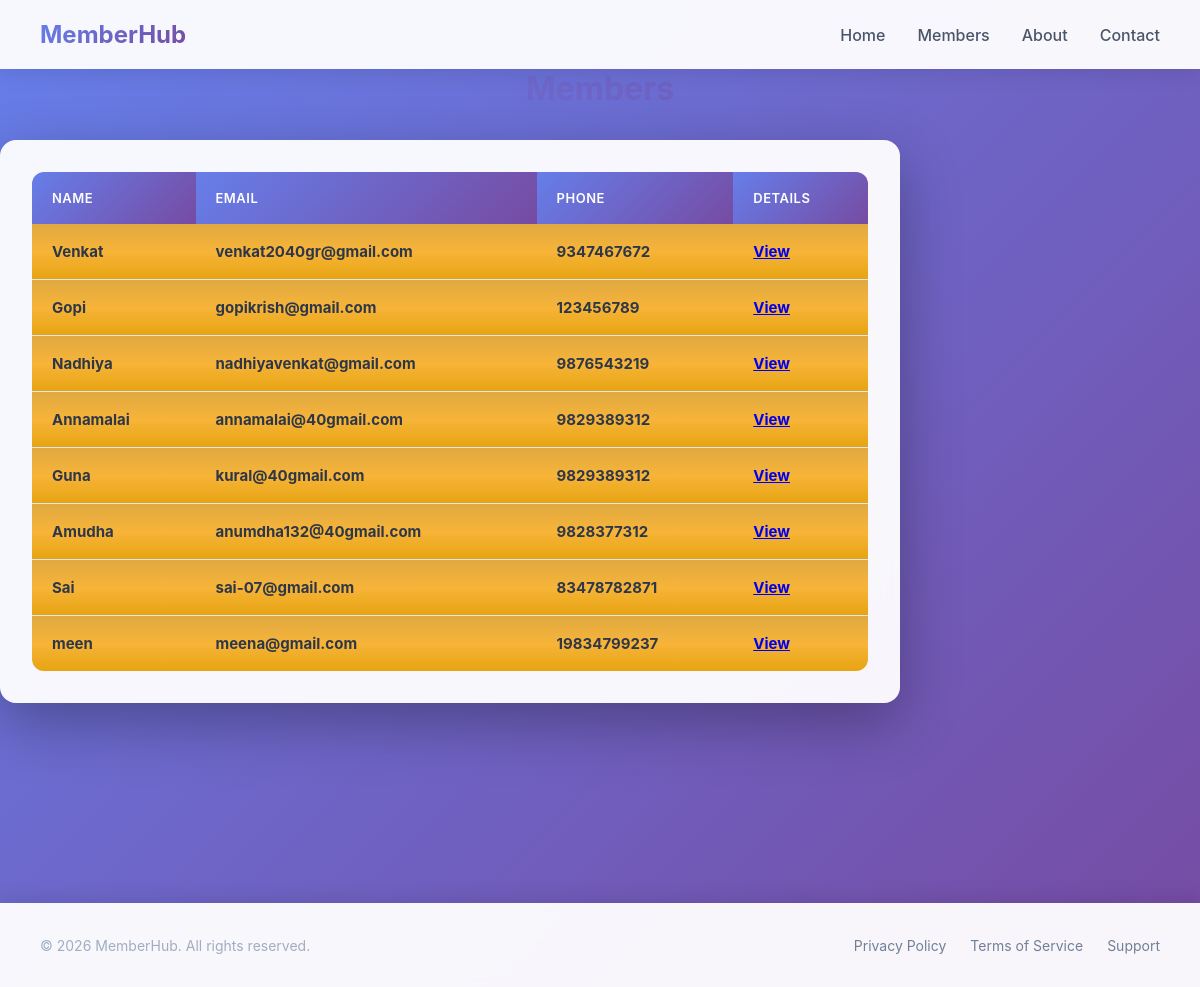
The page /members/ on the database its author committed.
### app/models.py (models this page shows)
class userreg(models.Model):
    name = models.CharField(max_length=100)
    email = models.CharField(max_length=50)
    phone = models.IntegerField()
    slug = models.SlugField(default="", null=False)

### app/views.py (the view)
# urls.py: path("members/", views.members, name="members"),
def members(request):
    myusers = userreg.objects.all().values()
    context = {
        'user_members' : myusers,
    }
    return render(request, "login.html", context)

### templates/login.html (shortened to what this page needs)
{% extends "master.html" %}
{% load static %}
{% block content %}
  <h1>Members</h1>
  <div class="table-container">
    <table>
        <tr>
          <th>Name</th>
          <th>Email</th>
          <th>Phone</th>
          <th>Details</th>
        </tr>
        {% for user in user_members %}
          <tr>
            <td>{{ user.name }}</td>
            <td>{{ user.email }}</td>
            <td>{{ user.phone }}</td>
            <td><a href="{% url 'details' user.slug %}">View</a></td>
          </tr>
        {% endfor %}
    </table>
  </div>
{% endblock %}

### templates/master.html (shortened to what this page needs)
<!DOCTYPE html>
<html lang="en">
<head>
    {% load static %}
    <link rel="stylesheet" href="{% static 'css/myfirst.css' %}">
</head>
<body>
    <header>
        <div class="header-content">
            <div class="logo">MemberHub</div>
            <nav>
                <ul>
                    <li><a href="{% url 'home' %}">Home</a></li>
                    <li><a href="{% url 'members' %}">Members</a></li>
                    <li><a href="#about">About</a></li>
                    <li><a href="#contact">Contact</a></li>
                </ul>
            </nav>
        </div>
    </header>
{% block content %}{% endblock %}
    <footer>
        <div class="footer-content">
            <div class="copyright">© 2026 MemberHub. All rights reserved.</div>
            <ul class="footer-links">
                <li><a href="#privacy">Privacy Policy</a></li>
                <li><a href="#terms">Terms of Service</a></li>
                <li><a href="#support">Support</a></li>
            </ul>
        </div>
    </footer>
</body>
</html>

### static/css/myfirst.css (style rules this page uses)
* { margin: 0; padding: 0; box-sizing: border-box; }
body { font-family: -apple-system, BlinkMacSystemFont, 'Segoe UI', Roboto, Oxygen, Ubuntu, Cantarell, sans-serif; background: linear-gradient(135deg, #667eea 0%, #764ba2 100%); min-height: 100vh; display: flex; flex-direction: column; }
header { background: rgba(255, 255, 255, 0.95); backdrop-filter: blur(10px); padding: 20px 40px; box-shadow: 0 4px 20px rgba(0, 0, 0, 0.1); animation: slideDown 0.5s ease-out; }
.header-content { max-width: 1200px; margin: 0 auto; display: flex; justify-content: space-between; align-items: center; }
.logo { font-size: 24px; font-weight: 700; background: linear-gradient(135deg, #667eea 0%, #764ba2 100%); -webkit-background-clip: text; -webkit-text-fill-color: transparent; background-clip: text; }
nav ul { list-style: none; display: flex; gap: 32px; }
nav a { text-decoration: none; color: #4a5568; font-weight: 500; transition: color 0.3s ease; }
h1 { font-size: 32px; font-weight: 700; color: #1a202c; margin-bottom: 32px; text-align: center; background: linear-gradient(135deg, #667eea 0%, #764ba2 100%); -webkit-background-clip: text; -webkit-text-fill-color: transparent; background-clip: text; }
footer { background: rgba(255, 255, 255, 0.95); backdrop-filter: blur(10px); padding: 32px 40px; box-shadow: 0 -4px 20px rgba(0, 0, 0, 0.1); animation: slideUp 0.5s ease-out; }
.footer-content { max-width: 1200px; margin: 0 auto; display: flex; justify-content: space-between; align-items: center; flex-wrap: wrap; gap: 20px; }
.footer-links { display: flex; gap: 24px; list-style: none; }
.footer-links a { text-decoration: none; color: #718096; font-size: 14px; transition: color 0.3s ease; }
.copyright { color: #a0aec0; font-size: 14px; }
.table-container { background: rgba(255, 255, 255, 0.95); backdrop-filter: blur(10px); border-radius: 16px; padding: 32px; box-shadow: 0 20px 60px rgba(0, 0, 0, 0.3); max-width: 900px; width: 100%; margin-bottom: 200px; }
table { width: 100%; border-collapse: separate; border-spacing: 0; overflow: hidden; }
th { background: linear-gradient(135deg, #667eea 0%, #764ba2 100%); color: white; font-weight: 600; text-transform: uppercase; letter-spacing: 0.5px; font-size: 13px; padding: 18px 20px; text-align: left; position: sticky; top: 0; }
th:first-child { border-top-left-radius: 12px; }
th:last-child { border-top-right-radius: 12px; }
td { background: linear-gradient(180deg, rgb(224, 169, 65), rgb(247, 180, 57),rgb(231, 164, 17)); padding: 18px 20px; color: #2d3748; font-weight: 700; font-size: 15px; border-bottom: 1px solid #e2e8f0; }
tr { transition: all 0.3s ease; }
tbody tr:last-child td { border-bottom: none; }
tbody tr:last-child td:first-child { border-bottom-left-radius: 12px; }
tbody tr:last-child td:last-child { border-bottom-right-radius: 12px; }

### rows shown on the page
userreg: name "Venkat", email "venkat2040gr@gmail.com", phone "9347467672"
userreg: name "Gopi", email "gopikrish@gmail.com", phone "123456789"
userreg: name "Nadhiya", email "nadhiyavenkat@gmail.com", phone "9876543219"
userreg: name "Annamalai", email "annamalai@40gmail.com", phone "9829389312"
userreg: name "Guna", email "kural@40gmail.com", phone "9829389312"
userreg: name "Amudha", email "anumdha132@40gmail.com", phone "9828377312"
userreg: name "Sai", email "sai-07@gmail.com", phone "83478782871"
userreg: name "meen", email "meena@gmail.com", phone "19834799237"
